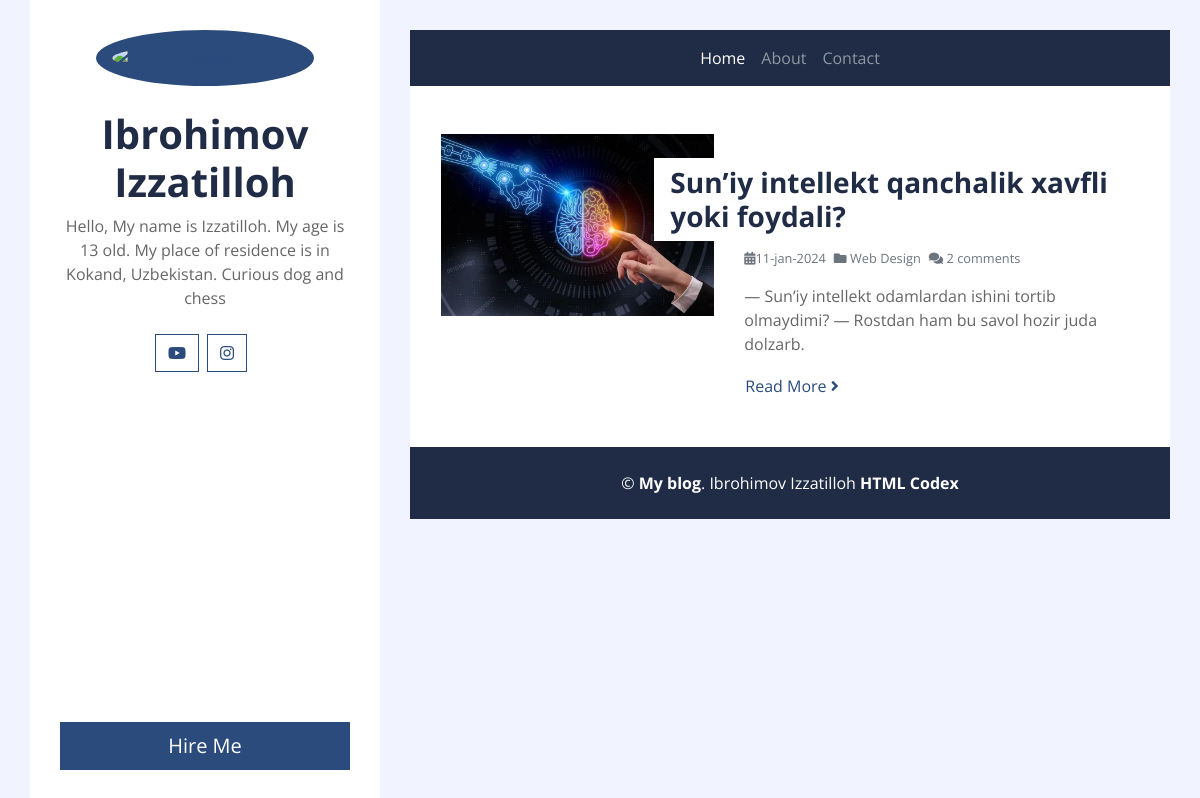
The page /filter/Texnalogiya/ on the database its author committed.
### postapp/models.py (models this page shows, shortened)
class Post(models.Model):
    title = models.CharField(max_length=200)
    body = models.TextField()
    tags = models.ManyToManyField('Tag', related_name='tags', blank=True, null=True)
    image = models.FileField(upload_to='post_image')
    created_on = models.DateTimeField(auto_now_add=True)
    class Meta:
        app_label='postapp'
        ordering = ['-created_on']

### postapp/views.py (the view)
# urls.py: path('filter/<str:tagName>/', views.getPostsByTag, name='post_filter'),
def getPostsByTag(request, tagName):
    filter = True
    template_name='postapp/list.html'
    posts = Post.objects.filter(tags__name=tagName).all()
    context={"posts":posts, "filter":filter}
    return render(request, template_name=template_name , context=context)

### templates/postapp/list.html (shortened to what this page needs)
{% extends "base.html" %}
{% load static %}
{% block content %}
<div class="container bg-white pt-5">
{% if filter %}
{% for post in posts %}
<div class="row blog-item px-3 pb-5">
    <div class="col-md-5">
        {% if post.image %}
        <img class="img-fluid mb-4 mb-md-0" src="{{post.image.url}}" alt="Image">
        {% endif %}
    </div>
     <div class="col-md-7">
        <h3 class="mt-md-4 px-md-3 mb-2 py-2 bg-white font-weight-bold">{{post.title}}</h3>
        <div class="d-flex mb-3">
            <small class="mr-2 text-muted"><i class="fa fa-calendar-alt"></i>{{post.created_on | date:"d-b-Y"}}</small>
            <small class="mr-2 text-muted"><i class="fa fa-folder"></i> Web Design</small>
            <small class="mr-2 text-muted"><i class="fa fa-comments"></i> {{post.comments.count}} comments</small>
        </div>
        <p>
            {{post.body|slice:"100"}}
        </p>
        <a class="btn btn-link p-0" href="{% url 'post_detail' post.pk %}">Read More <i class="fa fa-angle-right"></i></a>
    </div>
</div>
{% endfor %}
{% endif %}
</div>
{% endblock content %}

### rows shown on the page
Post: image (picture), title "Sun’iy intellekt qanchalik xavfli yoki foydali?", created_on "11-jan-2024", comments.count "2", body "— Sun’iy intellekt odamlardan ishini tortib olmaydimi? — Rostdan ham bu savol hozir juda dolzarb."
